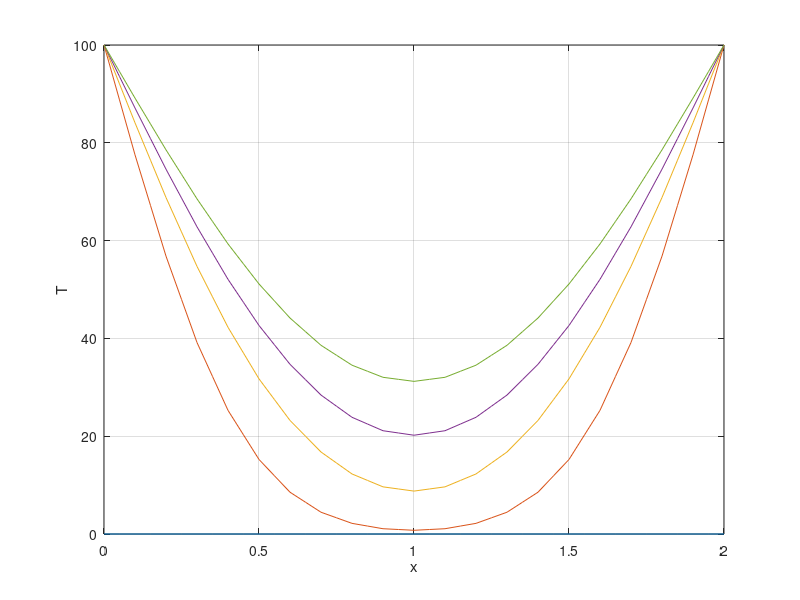

Recreate this plot in MATLAB.
%transient_1d_numerical_case1.m
%one-dimensional transient conduction using explicit finite difference method.
clear all
close all
clc
%
L=2;%length of bar (m)
k=400;%conductivity of copper
ro=8000;%density
c=400;%specific heat

alpa=sqrt(k/(ro*c));%(thermal_diffusivity)^0.5
n=40;%number of divisions
dx=L/n;%increment of x dimension,(m) 
% lamda=0.5; %Courant number, non-dimensional (should be less than 0.5)
% dt=lamda*(dx/alpa)^2;%time step dictated by Courant number
tstop=2000;%maximum calculation time (sec)
dt=10
lamda=alpa^2*dt/dx^2

x=0:dx:L;%x-coordinate
%given initial conditions
%n+1;%number of nodes including boundary
for i=1:n+1
    if x(i)<=L/2
        g(i)=10%*sin(2*pi*x(i)/L); %initial temperature T(x,0)=g(x)
    else
        g(i)=0;
    end
    g(i)=0;
end
% g=10*ones(length(x),1);
%
t=0;%starting time
T0=g;% T(x,0)
T=T0;
plot_temp=[T'];%save initial temperature for plot
%
isave=1;
while t<=tstop
    for i=2:n
%     T(i)=T0(i)+lamda*(T0(i+1)-2*T0(i)+T0(i-1));%T at t=t+dt
        T(i)=lamda*T0(i+1)+(1-2*lamda)*T0(i)+lamda*T0(i-1);
    end 
    T(1)=100;%boundary condition at x=0
    T(n+1)=100;%boundary condition at x=L
%reinitialize for next time step   
    t=t+dt;%increase time
    T0=T;%reinitialization 
    if isave==50
        plot_temp=[plot_temp T'];%save data 
        isave=1;
    else
        isave=isave+1;
    end
%     pause
end
plot(x,plot_temp)
grid on
xlabel('x'), ylabel('T')
